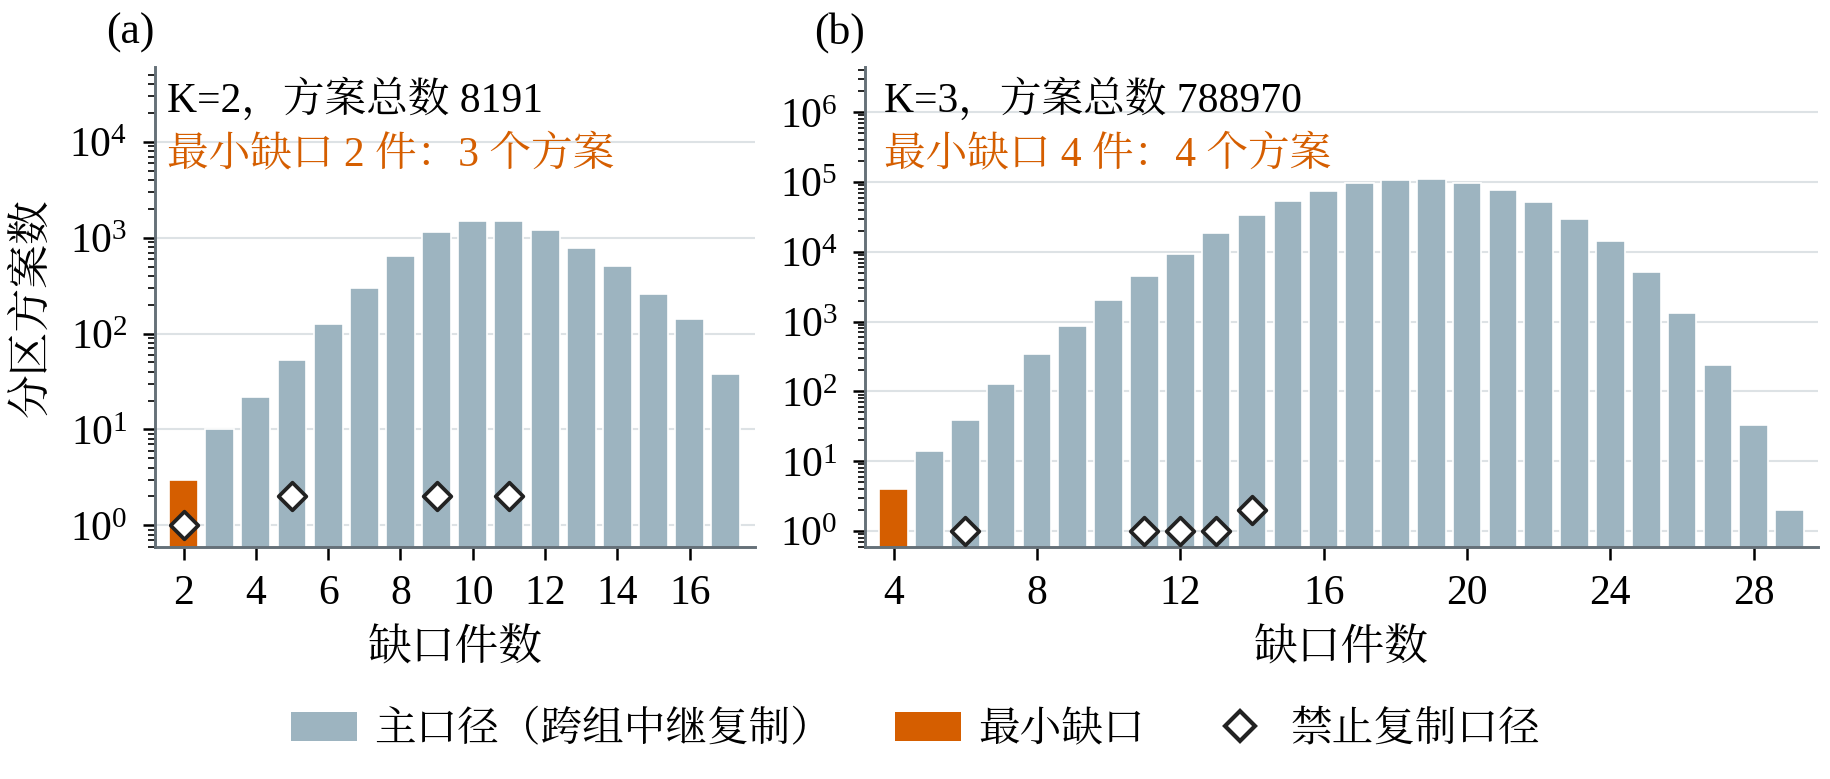

This chart was generated by the following Python code:
"""F9 问题四缺口件数分布：K=2、K=3 全部分区方案按缺口件数计数（对数纵轴）。

数据：results/q4.json 的 enumeration_statistics（主口径，跨组中继整任务复制）；
      results/q4_no_copy_sensitivity.json 的 enumeration_statistics（禁止复制口径），以空心菱形叠加。
绘图前核对：各直方图计数之和等于枚举总数，且等于第二类 Stirling 数 S(14,K)、S(4,K)；
最小缺口与 selected 方案的缺口合计一致。
"""
import sys
from pathlib import Path
HERE = Path(__file__).resolve().parent
sys.path.insert(0, str(HERE.parent / "lib"))
import figkit as fk
import matplotlib.pyplot as plt
from matplotlib.lines import Line2D
from matplotlib.patches import Patch
from matplotlib.ticker import LogLocator, MultipleLocator, NullFormatter

STEM = "fig_q4_shortage_hist"
BAR = "#9DB4C0"
HIGHLIGHT = "#D55E00"


def stirling2(n, k):
    s = [[0] * (k + 1) for _ in range(n + 1)]
    s[0][0] = 1
    for i in range(1, n + 1):
        for j in range(1, k + 1):
            s[i][j] = j * s[i - 1][j] + s[i - 1][j - 1]
    return s[n][k]


def main():
    fk.setup()
    L = fk.labels()["F09"]
    p_main, p_nc = fk.RESULTS / "q4.json", fk.RESULTS / "q4_no_copy_sensitivity.json"
    q4, nc = fk.load_json(p_main), fk.load_json(p_nc)
    n_units, n_units_nc = len(q4["components"]), len(nc["components"])
    assert (n_units, n_units_nc) == (14, 4)

    fig, axes = plt.subplots(1, 2, figsize=(fk.FULL_W, 6.6 * fk.CM), layout="constrained",
                             gridspec_kw={"width_ratios": [17, 27]})
    rows, kv = [], {}
    for ax, K, tag in zip(axes, [2, 3], ["(a)", "(b)"]):
        st = next(s for s in q4["enumeration_statistics"] if s["K"] == K)
        sn = next(s for s in nc["enumeration_statistics"] if s["K"] == K)
        h = {int(k): v for k, v in st["shortage_units_histogram"].items()}
        hn = {int(k): v for k, v in sn["shortage_units_histogram"].items()}
        assert sum(h.values()) == st["enumerated_partitions"] == stirling2(n_units, K)
        assert sum(hn.values()) == sn["enumerated_partitions"] == stirling2(n_units_nc, K)
        sel = next(s for s in q4["selected"] if s["K"] == K)
        seln = next(s for s in nc["selected"] if s["K"] == K)
        xmin, xmin_nc = min(h), min(hn)
        assert xmin == sum(sel["shortage"].values()) and xmin_nc == sum(seln["shortage"].values())

        xs = sorted(h)
        ax.bar(xs, [h[x] for x in xs], width=0.8, color=[HIGHLIGHT if x == xmin else BAR for x in xs],
               edgecolor="white", linewidth=0.4, zorder=2)
        xn = sorted(hn)
        ax.scatter(xn, [hn[x] for x in xn], marker="D", s=22, facecolor="white", edgecolor=fk.C["ink"],
                   linewidth=0.9, zorder=4)
        ax.set_yscale("log")
        ax.set_ylim(0.6, max(h.values()) * 40)
        ax.yaxis.set_major_locator(LogLocator(base=10, numticks=10))
        ax.yaxis.set_minor_locator(LogLocator(base=10, subs="auto", numticks=10))
        ax.yaxis.set_minor_formatter(NullFormatter())
        ax.tick_params(axis="y", which="minor", length=1.8, width=0.4)
        ax.set_xlim(min(xs + xn) - 0.8, max(xs + xn) + 0.8)
        ax.xaxis.set_major_locator(MultipleLocator(2 if K == 2 else 4))
        ax.set_xlabel(L["xlabel"])
        ax.grid(axis="y", which="major", zorder=0)
        ax.set_axisbelow(True)
        ax.text(0.02, 0.98, f"K={K}，{L['total']} {st['enumerated_partitions']}", transform=ax.transAxes,
                ha="left", va="top", fontsize=10)
        ax.text(0.02, 0.86, f"{L['min']} {xmin} 件：{h[xmin]} 个方案", transform=ax.transAxes,
                ha="left", va="top", fontsize=10, color=HIGHLIGHT)
        fk.panel_label(ax, tag, x=0.0, y=1.03)
        for x in sorted(set(xs) | set(xn)):
            rows.append({"K": K, "shortage_units": x, "partitions_main": h.get(x, 0), "partitions_no_copy": hn.get(x, 0)})
        kv[f"K{K}"] = {"enumerated_main": st["enumerated_partitions"], "enumerated_no_copy": sn["enumerated_partitions"],
                       "min_shortage_main": xmin, "count_at_min_main": h[xmin],
                       "min_shortage_no_copy": xmin_nc, "count_at_min_no_copy": hn[xmin_nc],
                       "max_shortage_main": max(h)}
    axes[0].set_ylabel(L["ylabel"])
    handles = [Patch(fc=BAR, label=L["main"]), Patch(fc=HIGHLIGHT, label=L["min"]),
               Line2D([], [], marker="D", ls="none", mfc="white", mec=fk.C["ink"], markersize=5, label=L["no_copy"])]
    fig.legend(handles=handles, loc="outside lower center", ncol=3, columnspacing=1.5, handletextpad=0.4)
    fk.write_csv(HERE / f"{STEM}.csv", rows)
    fk.save(fig, HERE, STEM, figure_id="F9",
            caption="问题四各分区方案的缺口件数分布（纵轴为对数刻度）",
            section="9.3.3（替代表14）",
            sources=[p_main, p_nc],
            key_values=kv,
            notes="柱为主口径（14 个不可拆单元，跨组中继整任务复制）的全部分区方案；空心菱形为禁止复制口径（4 个单元）。"
                  "K=2 共 8191 个方案，最小缺口 2 件的 3 个；K=3 共 788970 个方案，最小缺口 4 件的 4 个；"
                  "禁止复制口径 K=2、K=3 分别只有 7、6 个方案，最小缺口 2、6 件。")


if __name__ == "__main__":
    main()
